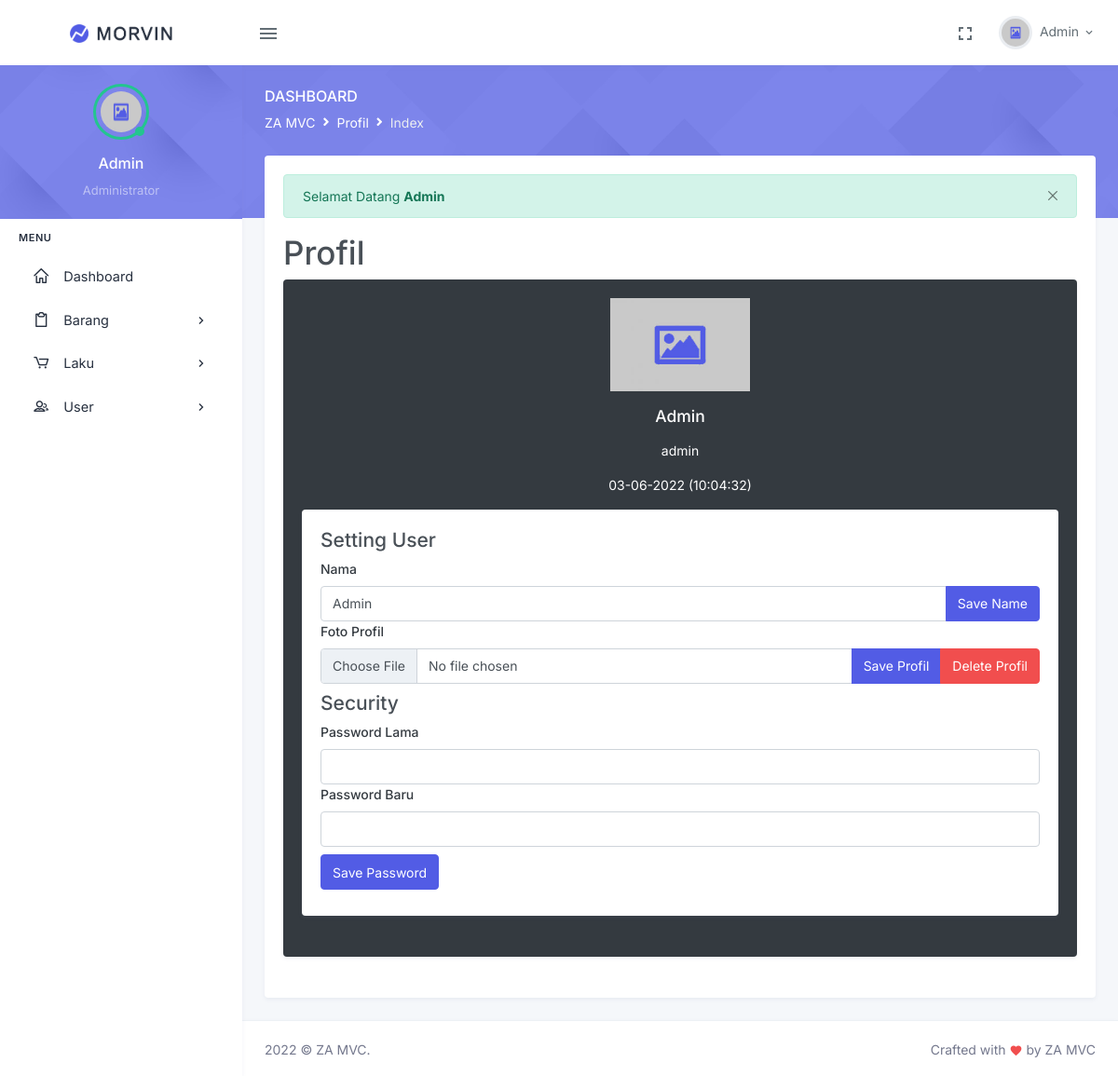
Page /public/profil (signed in) on the committed database.
### tables this page shows
CREATE TABLE `user` (
  `id` int(11) NOT NULL,
  `nama` varchar(255) NOT NULL,
  `email` varchar(255) NOT NULL,
  `password` varchar(255) NOT NULL,
  `date_created` int(25) NOT NULL,
  `date_login` int(11) NOT NULL,
  `cookie` varchar(45) NOT NULL,
  `gambar_user` varchar(255) NOT NULL
);

### app/Views/template/index.php (called while the page is built, shortened)
<?php
$db = new Database();
$data['session'] = $this->model('Auth_model')->session_login($_SESSION['user_data']);
$user = $db->query("SELECT id FROM user");
$user = $db->resultset();
$data['countuser'] = count($user);
$barang = $db->query("SELECT id FROM barang");
$barang = $db->resultset();
$data['countbarang'] = count($barang);
$laku = $db->query("SELECT laku.id FROM laku INNER JOIN user ON laku.user_id=user.id INNER JOIN barang ON laku.id_barang=barang.id");
$laku = $db->resultset();
$data['countlaku'] = count($laku);
require_once "../app/Views/template/header.php";
require_once "../app/Views/{$contents}.php";
require_once "../app/Views/template/footer.php";
?>

### app/Core/Controller.php (called while the page is built, shortened)
<?php
abstract class Controller{
    public function view($template,$contents=[],$data=[]){
        require_once '../app/Views/'.$template.'.php';
    }
    public function model($model){
        return new $model;
    }
}

### app/Controllers/Profil.php (called while the page is built, shortened)
<?php
class Profil extends Controller{
    private $lib;
    public function __construct(){
        $this->lib = new Lib();
        $this->lib->is_not_login();
        $this->lib->cookiecheck();
    }
    public function index(){
        $data = $this->lib->gettitle(NAMEAPP." | ".$this->lib->besarpertama(__CLASS__),$this->lib->besarpertama(__CLASS__),$this->lib->besarpertama(__FUNCTION__));
        $this->view('template/index','profil/index',$data);
    }
}

### app/Core/App.php (called while the page is built, shortened)
<?php
class App{
    private $method='index';
    private $params=[];
    public function __construct(){
        $this->controller = new $this->controller;
        call_user_func_array([$this->controller,$this->method],$this->params);
    }
}

### public/index.php (called while the page is built, shortened)
<?php
new App();

### app/Core/Database.php (called while the page is built, shortened)
<?php
class Database{
    private $host = DB_HOST;
    private $user = DB_USER;
    private $pass = DB_PASS;
    private $name_db = DB_NAME;
    private $dbh;
    private $smtm;
    public function __construct(){
        $dns = "mysql:host=$this->host;dbname=$this->name_db;";
        try{
            $this->dbh = new PDO($dns, $this->user,$this->pass);
        }catch(PDOException $e){
            die($e->getMessage());
        }
    }
    public function query($query){
        $this->smtm = $this->dbh->prepare($query);
    }
    public function bind($param,$value,$type = null){
        if(is_null($type)){
            switch ( true ){
                default:
                    $type = PDO::PARAM_STR;
            }
        }
        $this->smtm->bindValue($param,$value,$type);
    }
    public function execute(){
        $this->smtm->execute();
    }
    public function resultSet(){
        $this->execute();
        return $this->smtm->fetchAll(PDO::FETCH_OBJ);
    }
    public function sigle(){
        $this->execute();
        return $this->smtm->fetch(PDO::FETCH_OBJ);
    }
}

### app/Models/Auth_model.php (called while the page is built, shortened)
<?php
class Auth_model{
    private $db;
    private $table ="user";
    public function __construct(){
        $this->db = new Database();
    }
    public function session_login($data){
        $id = $data;
        $this->db->query("SELECT id,nama,email,date_created,date_login,cookie,gambar_user FROM $this->table WHERE id=:id");
        $this->db->bind('id',$id);
        return $this->db->sigle();
    }
}

### app/Views/profil/index.php (the view, shortened to what this page needs)
<h1><?=$data['title2'];?></h1>
<div class="card bg-dark">
    <div class="card-body">
        <center>
        <?php if(!is_file('../public/assets/img/'.$data['session']->gambar_user)){;?>
            <img src="<?=BASEURL;?>/assets/img/avatar.jpg" width="150">
        <?php }else{;?>
            <img src="<?=BASEURL;?>/assets/img/<?=$data['session']->gambar_user;?>" width="150">
        <?php };?>
            <p><h5 class="text-white"><?=$data['session']->nama;?></h5></p>
            <p class="text-white"><?=$data['session']->email;?></p>
            <p class="text-white"><?=date('d-m-Y (h:i:s)',$data['session']->date_created);?></p>
        </center>
        <div class="card">
            <div class="card-body text-dark">
                <h4>Setting User</h4>
                <form action="<?=BASEURL;?>/profil/ubahnama" method="post">
                    <label for="nama">Nama</label>
                    <div class="input-group">
                    <input type="text" class="form-control" name="nama" value="<?=$data['session']->nama;?>" id="nama">
                    <button class="btn btn-primary">Save Name</button>
                    </div>
                </form>
                <form action="<?=BASEURL;?>/profil/ubahfoto" method="post" enctype="multipart/form-data">
                    <label for="gambar">Foto Profil</label>
                    <div class="input-group">
                    <input type="file" class="form-control" name="gambar"  id="gambar">
                    <button class="btn btn-primary">Save Profil</button>
                    <a href="<?=BASEURL;?>/profil/hapusfoto" class="btn btn-danger">Delete Profil</a>
                    </div>
                </form>
                <h4 class="my-2">Security</h4>
                <form action="<?=BASEURL;?>/profil/ubahpassword" method="post">
                    <label for="password_old">Password Lama</label>
                    <input type="password" class="form-control" name="password_old"  id="password_old">
                    <label for="password_new">Password Baru</label>
                    <input type="password" class="form-control" name="password_new"  id="password_new">
                    <button class="btn btn-primary my-2">Save Password</button>
                </form>
            </div>
        </div>
    </div>
</div>

### app/Views/template/header.php (shortened to what this page needs)
<!doctype html>
<html lang="en">
<head>
        <link href="<?=BASEURL;?>/assets/css/bootstrap.min.css" id="bootstrap-style" rel="stylesheet" type="text/css" />
        <link href="<?=BASEURL;?>/assets/css/icons.min.css" rel="stylesheet" type="text/css" />
        <link href="<?=BASEURL;?>/assets/css/app.min.css" id="app-style" rel="stylesheet" type="text/css" />
        <link href="<?=BASEURL;?>/assets/libs/datatables.net-bs4/css/dataTables.bootstrap4.min.css" rel="stylesheet" type="text/css" />
        <link href="<?=BASEURL;?>/assets/libs/datatables.net-buttons-bs4/css/buttons.bootstrap4.min.css" rel="stylesheet" type="text/css" />
        <link href="<?=BASEURL;?>/assets/libs/datatables.net-responsive-bs4/css/responsive.bootstrap4.min.css" rel="stylesheet" type="text/css" />
</head>
<body>
    <div id="layout-wrapper">
        <header id="page-topbar">
            <div class="navbar-header">
                <div class="d-flex">
                 <div class="navbar-brand-box">
                    <a href="index.html" class="logo logo-dark">
                        <span class="logo-lg">
                            <img src="<?=BASEURL;?>/assets/images/logo-dark.png" alt="" height="20">
                        </span>
                    </a>
                </div>
                    <button type="button" class="btn btn-sm px-3 font-size-24 header-item waves-effect" id="vertical-menu-btn">
                        <i class="mdi mdi-menu"></i>
                    </button>
                </div>
                <div class="d-flex">
                    <div class="dropdown d-none d-lg-inline-block ms-1">
                        <button type="button" class="btn header-item noti-icon waves-effect" data-toggle="fullscreen">
                            <i class="mdi mdi-fullscreen"></i>
                        </button>
                    </div>
                    <div class="dropdown d-inline-block">
                        <button type="button" class="btn header-item waves-effect" id="page-header-user-dropdown"
                            data-bs-toggle="dropdown" aria-haspopup="true" aria-expanded="false">
                            <?php if(!is_file('assets/img/'.$data['session']->gambar_user)){;?>
                                <img class="rounded-circle header-profile-user" src="<?=BASEURL;?>/assets/img/avatar.jpg"
                                alt="Header Avatar">
                            <?php }else{;?>
                                <img class="rounded-circle header-profile-user" src="<?=BASEURL;?>/assets/img/<?=$data['session']->gambar_user;?>"
                                alt="Header Avatar">
                            <?php };?>
                            <span class="d-none d-xl-inline-block ms-1"><?=$data['session']->nama;?></span>
                            <i class="mdi mdi-chevron-down d-none d-xl-inline-block"></i>
                        </button>
                    </div>
                </div>
            </div>
        </header>
        <?php require_once "sidebar.php";?>
        <div class="main-content">
            <div class="page-content">
                <div class="page-title-box">
                    <div class="container-fluid">
                     <div class="row align-items-center">
                         <div class="col-sm-6">
                             <div class="page-title">
                                 <h4>Dashboard</h4>
                                     <ol class="breadcrumb m-0">
                                         <li class="breadcrumb-item"><a href="javascript: void(0);"><?=NAMEAPP;?></a></li>
                                         <li class="breadcrumb-item"><a href="javascript: void(0);"><?=$data['title2'];?></a></li>
                                         <li class="breadcrumb-item active"><?=$data['title3'];?></li>
                                     </ol>
                             </div>
                         </div>
                     </div>
                    </div>
                 </div>
                <div class="container-fluid">
                    <div class="page-content-wrapper">
                        <div class="row">
                            <div class="col-xl">
                                <div class="card">
                                    <div class="card-body">
                                        <?= Flasher::flash();?>

### app/Views/template/sidebar.php (shortened to what this page needs)
<div class="vertical-menu">
<div data-simplebar class="h-100">
    <div class="user-sidebar text-center">
        <div class="dropdown">
            <div class="user-img">
                <?php if(!is_file('assets/img/'.$data['session']->gambar_user)){;?>
                    <img src="<?=BASEURL;?>/assets/img/avatar.jpg" alt="" class="rounded-circle">
                <?php }else{;?>
                <img src="<?=BASEURL;?>/assets/img/<?=$data['session']->gambar_user;?>" alt="" class="rounded-circle">
                <?php };?>
                <span class="avatar-online bg-success"></span>
            </div>
            <div class="user-info">
                <h5 class="mt-3 font-size-16 text-white"><?=$data['session']->nama;?></h5>
                <span class="font-size-13 text-white-50">Administrator</span>
            </div>
        </div>
    </div>
    <div id="sidebar-menu">
        <ul class="metismenu list-unstyled" id="side-menu">
            <li class="menu-title">Menu</li>
            <li>
                <a href="<?=BASEURL;?>/home" class="waves-effect">
                    <i class="dripicons-home"></i>
                    <span>Dashboard</span>
                </a>
            </li>
            <li>
                <a href="javascript: void(0);" class="has-arrow waves-effect">
                    <i class="dripicons-clipboard"></i>
                    <span>Barang</span>
                </a>
            </li>
            <li>
                <a href="javascript: void(0);" class="has-arrow waves-effect">
                    <i class="dripicons-cart"></i>
                    <span>Laku</span>
                </a>
            </li>
            <li>
                <a href="javascript: void(0);" class="has-arrow waves-effect">
                    <i class="dripicons-user-group"></i>
                    <span>User</span>
                </a>
            </li>
        </ul>
    </div>
</div>
</div>

### rows in the picture
user: nama "Admin", email "admin", date_created "03-06-2022 (10:04:32)"

### other values in the picture
NAMEAPP "ZA MVC"
$data['title2'] "Profil"
$data['title3'] "Index"
$_SESSION['flash']['message'] "Selamat Datang"
$_SESSION['flash']['action'] "Admin"
